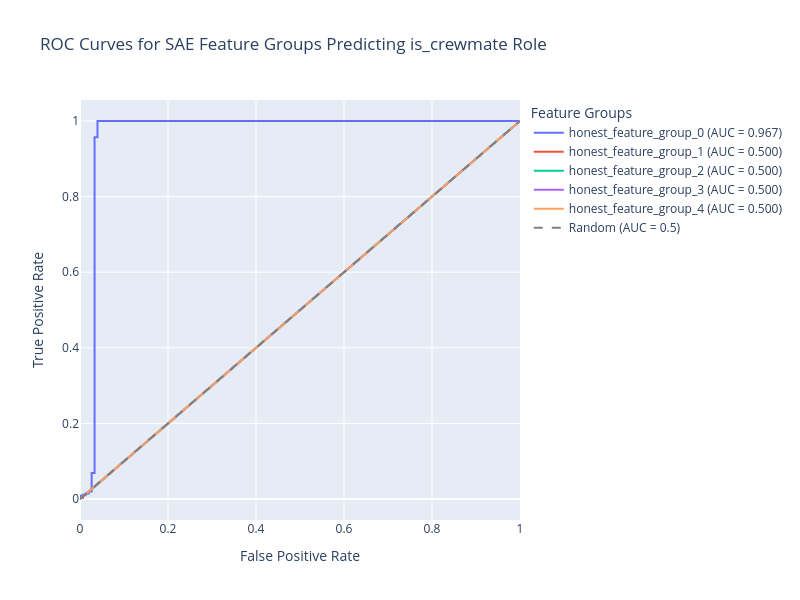

The cell this chart's notebook holds for it:
### Markdown cell above
## Evaluate the performance of out-of-distribution SAE Features

### Code cell
# Create binary labels for player.identity (1 for Impostor, 0 for Crewmate)
agent_logs_df['is_impostor'] = (agent_logs_df['player.identity'] == 'Impostor').astype(int)
agent_logs_df['is_crewmate'] = (agent_logs_df['player.identity'] == 'Crewmate').astype(int)

# Import necessary libraries for ROC curve
from sklearn.metrics import roc_curve, auc
import plotly.graph_objects as go

# Initialize the figure
fig = go.Figure()

# Calculate and plot ROC curve for each feature group
feature_groups = [col for col in agent_logs_df.columns if col.startswith('honest_feature_group_')]
for feature in feature_groups:
    # Calculate ROC curve
    fpr, tpr, _ = roc_curve(agent_logs_df['is_crewmate'], agent_logs_df[feature])
    roc_auc = auc(fpr, tpr)
    
    # Add trace for this feature
    fig.add_trace(go.Scatter(
        x=fpr, 
        y=tpr,
        name=f"{feature} (AUC = {roc_auc:.3f})",
        mode='lines'
    ))

# Add diagonal line (random classifier)
fig.add_trace(go.Scatter(
    x=[0, 1], 
    y=[0, 1],
    name='Random (AUC = 0.5)',
    mode='lines',
    line=dict(dash='dash', color='gray')
))

# Update layout
fig.update_layout(
    title='ROC Curves for SAE Feature Groups Predicting is_crewmate Role',
    xaxis_title='False Positive Rate',
    yaxis_title='True Positive Rate',
    legend_title='Feature Groups',
    width=800,
    height=600
)

fig.show()

### Figure 1 — Plotly figure (JSON) as saved in the notebook; plotly's stock layout.template omitted (floating-point values rounded to 4 significant figures)
{"data": [{"mode": "lines", "name": "honest_feature_group_0 (AUC = 0.967)", "type": "scatter", "x": [0, 0, 0, 0.006623, 0.006623, 0.01325, 0.01325, 0.01987, 0.01987, 0.02649, 0.02649, 0.02649, 0.02649, 0.03311, 0.03311, 0.03311, 0.03311, 0.03311, 0.03311, 0.03311, 0.03311, 0.03311, 0.03311, 0.03311, 0.03311, 0.03311, 0.03311, 0.03311, 0.03311, 0.03311, 0.03311, 0.03311, 0.03311, 0.03311, 0.03311, 0.03311, 0.03311, 0.03311, 0.03311, 0.03311, 0.03311, 0.03311, 0.03311, 0.03311, 0.03311, 0.03311, 0.03311, 0.03311, 0.03311, 0.03311, 0.03311, 0.03311, 0.03311, 0.03311, 0.03311, 0.03311, 0.03311, 0.03311, 0.03311, 0.03311, 0.03311, 0.03311, 0.03311, 0.03311, 0.03311, 0.03311, 0.03311, 0.03311, 0.03311, 0.03311, 0.03311, 0.03311, 0.03311, 0.03311, 0.03311, 0.03311, 0.03311, 0.03311, 0.03311, 0.03311, 0.03311, 0.03311, 0.03311, 0.03311, 0.03311, 0.03311, 0.03311, 0.03311, 0.03311, 0.03311, 0.03311, 0.03311, 0.03311, 0.03311, 0.03311, 0.03311, 0.03311, 0.03311, 0.03311, 0.03311, 0.03311, 0.03974, 0.03974, 0.03974, 0.03974, 0.03974, 0.0596, 1], "y": [0, 0.002865, 0.008596, 0.008596, 0.01146, 0.01146, 0.01433, 0.01433, 0.02006, 0.02006, 0.05158, 0.06304, 0.06877, 0.06877, 0.08596, 0.1032, 0.1089, 0.1289, 0.1433, 0.1519, 0.1547, 0.1633, 0.1691, 0.1777, 0.1834, 0.2063, 0.2092, 0.2321, 0.235, 0.2407, 0.2464, 0.2607, 0.2693, 0.2808, 0.2837, 0.2951, 0.298, 0.3066, 0.3123, 0.3209, 0.3238, 0.3381, 0.3438, 0.3467, 0.3668, 0.3696, 0.3811, 0.3926, 0.4069, 0.4241, 0.4327, 0.4384, 0.4527, 0.4756, 0.4785, 0.49, 0.51, 0.5186, 0.533, 0.5387, 0.5645, 0.5702, 0.5759, 0.5845, 0.5874, 0.6017, 0.639, 0.6418, 0.6533, 0.6562, 0.6648, 0.6705, 0.6762, 0.7049, 0.7135, 0.7249, 0.745, 0.7507, 0.7622, 0.765, 0.7937, 0.808, 0.8138, 0.8195, 0.8395, 0.8424, 0.8596, 0.8625, 0.8711, 0.8768, 0.8883, 0.894, 0.9026, 0.9054, 0.914, 0.9169, 0.9255, 0.9312, 0.9427, 0.9484, 0.957, 0.957, 0.9713, 0.9799, 0.9857, 1, 1, 1]}, {"mode": "lines", "name": "honest_feature_group_1 (AUC = 0.500)", "type": "scatter", "x": [0, 0, 0.006623, 0.006623, 1], "y": [0, 0.002865, 0.002865, 0.005731, 1]}, {"mode": "lines", "name": "honest_feature_group_2 (AUC = 0.500)", "type": "scatter", "x": [0, 1], "y": [0, 1]}, {"mode": "lines", "name": "honest_feature_group_3 (AUC = 0.500)", "type": "scatter", "x": [0, 1], "y": [0, 1]}, {"mode": "lines", "name": "honest_feature_group_4 (AUC = 0.500)", "type": "scatter", "x": [0, 1], "y": [0, 1]}, {"line": {"color": "gray", "dash": "dash"}, "mode": "lines", "name": "Random (AUC = 0.5)", "type": "scatter", "x": [0, 1], "y": [0, 1]}], "layout": {"height": 600, "legend": {"title": {"text": "Feature Groups"}}, "title": {"text": "ROC Curves for SAE Feature Groups Predicting is_crewmate Role"}, "width": 800, "xaxis": {"title": {"text": "False Positive Rate"}}, "yaxis": {"title": {"text": "True Positive Rate"}}}}
